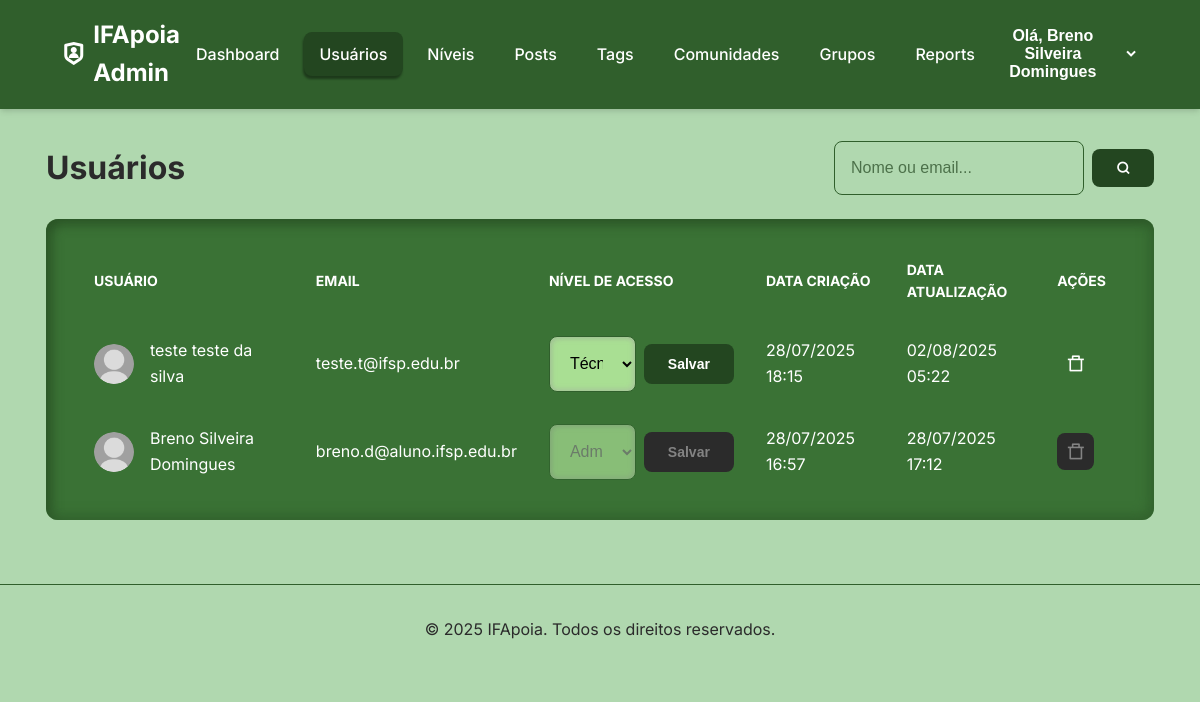
Screenshot of /modules/admin/admin_users.php (signed in) with the database file from the repository.
### tables this page shows
CREATE TABLE `users` (
  `user_id` int(11) NOT NULL,
  `role_id` int(11) DEFAULT 4,
  `full_name` varchar(100) NOT NULL,
  `email` varchar(100) NOT NULL,
  `password_hash` varchar(255) NOT NULL,
  `state` varchar(100) DEFAULT NULL,
  `campus` varchar(100) DEFAULT NULL,
  `gender` varchar(100) DEFAULT NULL,
  `sexual_orientation` varchar(100) DEFAULT NULL,
  `profile_image_url` varchar(255) DEFAULT '../src/assets/img/default-user.png',
  `cover_image_url` varchar(255) DEFAULT NULL,
  `bio` text DEFAULT NULL,
  `created_at` timestamp NOT NULL DEFAULT current_timestamp(),
  `updated_at` timestamp NOT NULL DEFAULT current_timestamp() ON UPDATE current_timestamp()
);

### modules/admin/admin_users.php (the view, shortened to what this page needs)
<?php
include('admin_header.php');
$roles_stmt = $pdo->query("SELECT * FROM roles");
$roles = $roles_stmt->fetchAll(PDO::FETCH_ASSOC);
$search_query = isset($_GET['search']) ? trim($_GET['search']) : '';
$sql = "SELECT u.user_id, u.full_name, u.email, u.profile_image_url, r.name as role_name, u.role_id, u.created_at, u.updated_at
        FROM users u
        LEFT JOIN roles r ON u.role_id = r.role_id";
$params = [];
$sql .= " ORDER BY u.user_id DESC";
$stmt = $pdo->prepare($sql);
$stmt->execute($params);
$users = $stmt->fetchAll(PDO::FETCH_ASSOC);
?>
<main class="container">
    <div class="page-header">
        <h1>Usuários</h1>
        <form action="admin_users.php" method="GET" class="search-form">
            <input type="search" name="search" class="header-search" placeholder="Nome ou email..." value="<?php echo htmlspecialchars($search_query); ?>">
            <button type="submit" class="btn btn-primary"><i class="ri-search-line"></i></button>
        </form>
    </div>
    <div class="table-container">
        <table>
            <thead>
                <tr>
                    <th>Usuário</th>
                    <th>Email</th>
                    <th>Nível de Acesso</th>
                    <th>Data Criação</th>
                    <th>Data Atualização</th>
                    <th>Ações</th>
                </tr>
            </thead>
            <tbody>
                <?php if ($users && count($users) > 0): ?>
                    <?php foreach ($users as $user): ?>
                        <tr>
                            <td>
                                <div class="user-info">
                                    <?php
                                    $db_path = $user['profile_image_url'];
                                    $image_path = (substr($db_path, 0, 3) === '../') ? '../../' . substr($db_path, 3) : $db_path;
                                    ?>
                                    <img src="<?php echo htmlspecialchars($image_path); ?>" alt="Foto de Perfil">
                                    <span><?php echo htmlspecialchars($user['full_name']); ?></span>
                                </div>
                            </td>
                            <td><?php echo htmlspecialchars($user['email']); ?></td>
                            <td>
                                <form action="admin_users.php" method="POST" style="display: flex; gap: 0.5rem;">
                                    <select name="role_id" <?php if ($user['user_id'] == $_SESSION['user_id']) echo 'disabled'; ?>>
                                        <?php
                                        foreach ($roles as $role) {
                                            $selected = ($role['role_id'] == $user['role_id']) ? 'selected' : '';
                                            echo "<option value='{$role['role_id']}' {$selected}>" . htmlspecialchars($role['name']) . "</option>";
                                        }
                                        ?>
                                    </select>
                                    <button type="submit" name="update_role" class="btn btn-primary" <?php if ($user['user_id'] == $_SESSION['user_id']) echo 'disabled'; ?>>Salvar</button>
                                </form>
                            </td>
                            <td><?php echo date("d/m/Y H:i", strtotime($user['created_at'])); ?></td>
                            <td><?php echo date("d/m/Y H:i", strtotime($user['updated_at'])); ?></td>
                            <td>
                                <div class="actions">
                                    <?php $is_self = ($user['user_id'] == $_SESSION['user_id']); ?>
                                    <button
                                        class="btn btn-icon <?php echo $is_self ? '' : 'btn-delete'; ?>"
                                        title="<?php echo $is_self ? 'Você não pode apagar a sua própria conta' : 'Apagar Usuário'; ?>"
                                        onclick="<?php echo $is_self ? '' : "if(confirm('Tem certeza que deseja apagar este usuário? Esta ação é irreversível.')) { window.location.href='admin_users.php?delete_id=" . $user['user_id'] . "'; }"; ?>"
                                        <?php if ($is_self) echo 'disabled'; ?>>
                                        <i class="ri-delete-bin-7-line"></i>
                                    </button>
                                </div>
                            </td>
                        </tr>
                    <?php endforeach; ?>
                <?php else: ?>
                    <tr>
                        <td colspan="6">Nenhum usuário encontrado.</td>
                    </tr>
                <?php endif; ?>
            </tbody>
        </table>
    </div>
</main>
<?php
include('admin_footer.php');
?>

### src/assets/css/admin.css (style rules this page uses)
:root { --primary-color: #305F2C; --secondary-color: #a9df93; --background-color: #b0d8af; --accent-color: #3a7235; --card-bg-color: transparent; --text-color: #ffffff; --text-muted-color: #2b2b2b; --border-color: var(--primary-color); --danger-color: #e44040; --warning-color: #e7772c; --success-color: #38a169; --info-color: #234620; --padrao-color: #6c757d; --box-shadow: 0 4px 6px -1px rgba(0, 0, 0, 0.1), 0 2px 4px -1px rgba(0, 0, 0, 0.06); --border: 2px solid var(--border-color); }
* { box-sizing: border-box; margin: 0; padding: 0; }
body { font-family: 'Inter', sans-serif; background-color: var(--background-color); color: var(--text-color); line-height: 1.6; }
.container { width: 95%; max-width: 1400px; margin: 0 auto; padding: 2rem 1rem; }
.page-header { display: flex; justify-content: space-between; align-items: center; margin-bottom: 1.5rem; flex-wrap: wrap; gap: 1rem; }
.page-header>h1 { color: var(--text-muted-color) }
.search-form { display: flex; gap: 0.5rem; }
.form-container, .table-container { background-color: var(--accent-color); padding: 1.5rem 2rem; border-radius: 12px; box-shadow: inset -5px -5px 12px rgba(48, 95, 44, 0.7), inset 5px 5px 12px rgba(35, 70, 32, 0.7); margin-bottom: 2rem; }
table { width: 100%; border-collapse: collapse; }
th, td { padding: 1rem; text-align: left; color: var(--text-color); vertical-align: middle; }
thead th { font-size: 0.875rem; text-transform: uppercase; color: var(--text-color); background-color: var(--card-bg-color); }
td .user-info { display: flex; align-items: center; gap: 1rem; }
td .user-info img { width: 40px; height: 40px; border-radius: 50%; object-fit: cover; }
.actions { display: flex; align-items: center; gap: 0.5rem; }
.actions i { font-weight: 400; }
input[type="text"], input[type="search"], textarea, select { background-color: var(--background-color); width: 100%; padding: 0.75rem 1rem; border: 1px solid var(--border-color); border-radius: 8px; font-size: 1rem; transition: all 0.3s ease; }
.header-search { width: 250px !important; }
input[type="text"], textarea, select { background-color: var(--secondary-color); box-shadow: inset -2px -2px 5px rgba(168, 168, 168, 0.4), inset 2px 2px 5px rgba(153, 153, 153, 0.4); }
input::placeholder { color: var(--info-color); opacity: 0.7; }
.btn { padding: 0.75rem 1.5rem; border: none; border-radius: 8px; cursor: pointer; font-size: 14px; font-weight: 600; text-decoration: none; display: inline-flex; align-items: center; gap: 0.5rem; transition: all 0.3s ease; }
.btn-primary { background-color: var(--info-color); color: white; margin: 0.5rem 0; }
.btn-icon { padding: 0.5rem; background: none; border: 1px solid transparent; }
.btn-icon i { font-size: 1.2rem; line-height: 1; color: var(--text-color); }
.btn-delete { color: var(--danger-color); }
button:disabled, button[disabled] { background-color: var(--text-muted-color) !important; color: #838383 !important; cursor: not-allowed !important; box-shadow: none !important; }
button:disabled i { color: var(--text-muted-color) !important; }
.btn-icon:disabled { background: var(--text-muted-color) !important; }
.btn-icon:disabled i { color: #838383 !important; }

### rows the page displays
users: profile_image_url (placeholder picture), full_name "teste teste da silva", email "teste.t@ifsp.edu.br", created_at "28/07/2025 18:15", updated_at "02/08/2025 05:22"
users: profile_image_url (placeholder picture), full_name "Breno Silveira Domingues", email "breno.d@aluno.ifsp.edu.br", created_at "28/07/2025 16:57", updated_at "28/07/2025 17:12"

### other values shown
$_SESSION['full_name'] "Breno Silveira Domingues"
form field role_id "Técnico-Adm"
form field role_id "Administrador"
